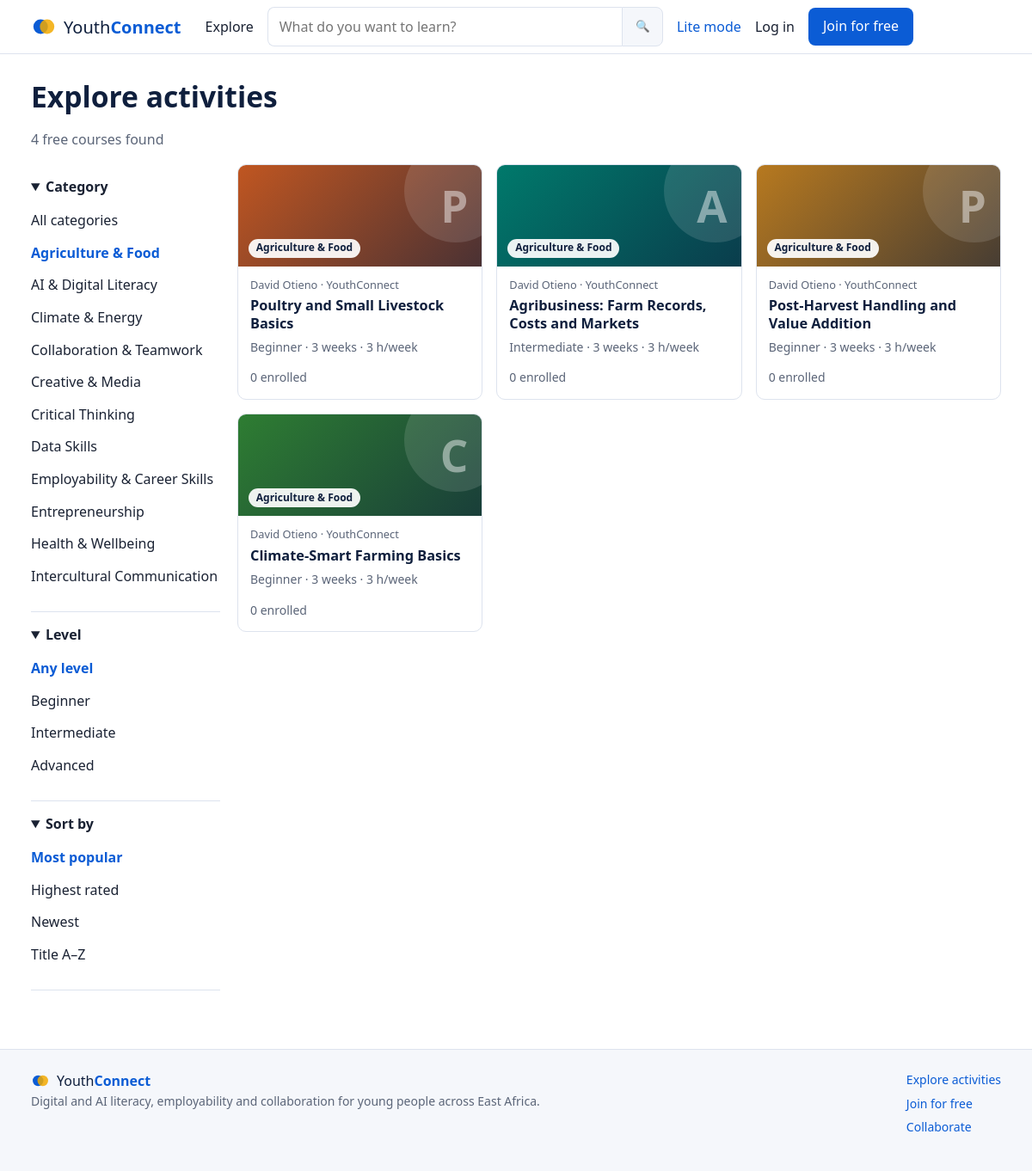
/courses?category=agriculture-food, run on the app's committed database.
### tables this page shows
CREATE TABLE `categories` (
  `id` int(10) unsigned NOT NULL AUTO_INCREMENT,
  `name` varchar(80) NOT NULL,
  `slug` varchar(80) NOT NULL,
  PRIMARY KEY (`id`),
  UNIQUE KEY `slug` (`slug`)
);

CREATE TABLE `courses` (
  `id` int(10) unsigned NOT NULL AUTO_INCREMENT,
  `category_id` int(10) unsigned NOT NULL,
  `owner_id` int(10) unsigned NOT NULL,
  `title` varchar(160) NOT NULL,
  `slug` varchar(180) NOT NULL,
  `summary` varchar(300) NOT NULL,
  `description` text NOT NULL,
  `what_you_learn` text NOT NULL,
  `skills` varchar(300) DEFAULT NULL,
  `level` enum('Beginner','Intermediate','Advanced') NOT NULL DEFAULT 'Beginner',
  `hours_per_week` tinyint(3) unsigned NOT NULL DEFAULT 3,
  `language` varchar(40) NOT NULL DEFAULT 'English',
  `color` varchar(7) NOT NULL DEFAULT '#0b5cd5',
  `has_certificate` tinyint(1) NOT NULL DEFAULT 1,
  `pass_mark` tinyint(3) unsigned NOT NULL DEFAULT 70,
  `status` enum('draft','published','archived') NOT NULL DEFAULT 'draft',
  `created_at` datetime NOT NULL DEFAULT current_timestamp(),
  `updated_at` datetime NOT NULL DEFAULT current_timestamp() ON UPDATE current_timestamp(),
  PRIMARY KEY (`id`),
  UNIQUE KEY `slug` (`slug`),
  KEY `idx_status` (`status`),
  KEY `idx_cat` (`category_id`),
  KEY `fk_course_owner` (`owner_id`),
  FULLTEXT KEY `ft_courses` (`title`,`summary`,`skills`),
  CONSTRAINT `fk_course_cat` FOREIGN KEY (`category_id`) REFERENCES `categories` (`id`),
  CONSTRAINT `fk_course_owner` FOREIGN KEY (`owner_id`) REFERENCES `users` (`id`)
);

CREATE TABLE `users` (
  `id` int(10) unsigned NOT NULL AUTO_INCREMENT,
  `name` varchar(120) NOT NULL,
  `email` varchar(190) NOT NULL,
  `password_hash` varchar(255) NOT NULL,
  `google_id` varchar(40) DEFAULT NULL,
  `role` enum('participant','facilitator','mentor','stakeholder','admin') NOT NULL DEFAULT 'participant',
  `status` enum('active','suspended') NOT NULL DEFAULT 'active',
  `level2_override` tinyint(1) NOT NULL DEFAULT 0,
  `created_at` datetime NOT NULL DEFAULT current_timestamp(),
  `last_login_at` datetime DEFAULT NULL,
  PRIMARY KEY (`id`),
  UNIQUE KEY `email` (`email`),
  UNIQUE KEY `google_id` (`google_id`),
  KEY `idx_role` (`role`)
);

### app/Core/Controller.php (called while the page is built, shortened)
<?php
abstract class Controller
{
    protected function view(string $view, array $data = [], int $status = 200): void
    {
        $data += ['title' => config('app.name')];
        View::render($view, $data);
    }
}

### app/Controllers/CourseController.php (called while the page is built, shortened)
<?php
class CourseController extends Controller
{
    public function index(): void
    {
        $q = trim((string)($_GET['q'] ?? ''));
        $cat = (string)($_GET['category'] ?? '');
        $level = (string)($_GET['level'] ?? '');
        $sort = isset(self::SORTS[$_GET['sort'] ?? '']) ? $_GET['sort'] : 'popular';
        $page = max(1, (int)($_GET['page'] ?? 1));
        $per = 12;
        $where = []; $params = [];
        if ($cat !== '') { $where[] = 'cat.slug = ?'; $params[] = $cat; }
        $w = implode(' AND ', $where);
        $total = Courses::countPublished($w, $params);
        $courses = Courses::cards($w, $params, self::SORTS[$sort], $per, ($page - 1) * $per);
        $categories = DB::all('SELECT * FROM categories ORDER BY name');
        $this->view('courses/index', compact('courses', 'categories', 'q', 'cat', 'level', 'sort', 'page', 'total', 'per') + ['title' => 'Explore activities']);
    }
}

### public/index.php (called while the page is built, shortened)
<?php
require __DIR__ . '/../app/bootstrap.php';
$router = new App\Core\Router();
$router->dispatch();

### app/bootstrap.php (called while the page is built, shortened)
<?php
spl_autoload_register(function (string $class) {
    $prefix = 'App\\';
    $file = BASE_PATH . '/app/' . str_replace('\\', '/', substr($class, strlen($prefix))) . '.php';
});
require BASE_PATH . '/app/helpers.php';

### app/Core/DB.php (called while the page is built, shortened)
<?php
class DB
{
    private static ?PDO $pdo = null;
    public static function pdo(): PDO
    {
        if (self::$pdo === null) {
            $c = config('db');
            $dsn = "mysql:host={$c['host']};port={$c['port']};dbname={$c['name']};charset=utf8mb4";
            $opts = [
                PDO::ATTR_ERRMODE            => PDO::ERRMODE_EXCEPTION,
                PDO::ATTR_DEFAULT_FETCH_MODE => PDO::FETCH_ASSOC,
                PDO::ATTR_EMULATE_PREPARES   => false,
            ];
            self::$pdo = new PDO($dsn, $c['user'], $c['pass'], $opts);
            self::$pdo->exec("SET time_zone = '" . date('P') . "'");
        }
        return self::$pdo;
    }
    public static function all(string $sql, array $p = []): array
    {
        $st = self::pdo()->prepare($sql);
        $st->execute($p);
        return $st->fetchAll();
    }
    public static function val(string $sql, array $p = [])
    {
        $st = self::pdo()->prepare($sql);
        $st->execute($p);
        $r = $st->fetchColumn();
        return $r === false ? null : $r;
    }
}

### app/Services/Courses.php (called while the page is built, shortened)
<?php
class Courses
{
    public static function cards(string $where, array $params, string $order = 'enrolled DESC', int $limit = 12, int $offset = 0): array
    {
        $sql = self::CARD_SQL . 'WHERE c.status = \'published\' ' . ($where ? "AND $where " : '')
             . "ORDER BY $order, c.id DESC LIMIT " . (int)$limit . ' OFFSET ' . (int)$offset;
        return DB::all($sql, $params);
    }
    public static function countPublished(string $where, array $params): int
    {
        return (int)DB::val('SELECT COUNT(*) FROM courses c JOIN categories cat ON cat.id = c.category_id WHERE c.status = \'published\' '
            . ($where ? "AND $where" : ''), $params);
    }
}

### app/helpers.php (called while the page is built, shortened)
<?php
function config(string $key, $default = null)
{
    static $cfg = null;
    if ($cfg === null) $cfg = require BASE_PATH . '/config/config.php';
    $v = $cfg;
    foreach (explode('.', $key) as $part) {
        $v = $v[$part];
    }
    return $v;
}
function e($v): string
{
    return htmlspecialchars((string)$v, ENT_QUOTES | ENT_SUBSTITUTE, 'UTF-8');
}
function base_path(): string
{
    static $b = null;
    if ($b === null) {
        $cfg = config('app.base_path');
        if ($cfg !== null && $cfg !== '') {
            $b = rtrim((string)$cfg, '/');
        } else {
            $dir = str_replace('\\', '/', dirname($_SERVER['SCRIPT_NAME'] ?? '/'));
            $dir = preg_replace('#/public$#', '', $dir);
            $b = rtrim($dir, '/');
        }
    }
    return $b;
}
function url(string $path = ''): string
{
    return base_path() . '/' . ltrim($path, '/');
}
function lite_mode(): bool
{
    $u = Auth::user();
    return ($_SERVER['HTTP_SAVE_DATA'] ?? '') === 'on';
}

### app/Core/Auth.php (called while the page is built, shortened)
<?php
class Auth
{
    private static ?array $user = null;
    private static bool $loaded = false;
    public static function user(): ?array
    {
        if (!self::$loaded) {
            self::$loaded = true;
            $id = $_SESSION['uid'] ?? null;
        }
        return self::$user;
    }
}

### app/Views/courses/index.php (the view, shortened to what this page needs)
<?php
$qs = function (array $over = []) use ($q, $cat, $level, $sort) {
    $p = array_filter(['q' => $q, 'category' => $cat, 'level' => $level, 'sort' => $sort === 'popular' ? '' : $sort], 'strlen');
    foreach ($over as $k => $v) { if ($v === '' || $v === null) unset($p[$k]); else $p[$k] = $v; }
    return url('courses') . ($p ? '?' . http_build_query($p) : '');
};
?>
<section class="container section">
  <h1><?= $q !== '' ? 'Results for "' . e($q) . '"' : 'Explore activities' ?></h1>
  <p class="muted"><?= number_format($total) ?> free course<?= $total == 1 ? '' : 's' ?> found</p>
  <div class="layout-filter">
    <aside class="filters" aria-label="Filters">
      <details open>
        <summary>Category</summary>
        <ul class="plain">
          <li><a class="<?= $cat === '' ? 'on' : '' ?>" href="<?= e($qs(['category' => '', 'page' => ''])) ?>">All categories</a></li>
          <?php foreach ($categories as $c): ?><li><a class="<?= $cat === $c['slug'] ? 'on' : '' ?>" href="<?= e($qs(['category' => $c['slug']])) ?>"><?= e($c['name']) ?></a></li><?php endforeach; ?>
        </ul>
      </details>
      <details open>
        <summary>Level</summary>
        <ul class="plain">
          <li><a class="<?= $level === '' ? 'on' : '' ?>" href="<?= e($qs(['level' => ''])) ?>">Any level</a></li>
          <?php foreach (['Beginner', 'Intermediate', 'Advanced'] as $l): ?><li><a class="<?= $level === $l ? 'on' : '' ?>" href="<?= e($qs(['level' => $l])) ?>"><?= e($l) ?></a></li><?php endforeach; ?>
        </ul>
      </details>
      <details open>
        <summary>Sort by</summary>
        <ul class="plain">
          <?php foreach (['popular' => 'Most popular', 'rating' => 'Highest rated', 'newest' => 'Newest', 'title' => 'Title A–Z'] as $k => $label): ?>
            <li><a class="<?= $sort === $k ? 'on' : '' ?>" href="<?= e($qs(['sort' => $k === 'popular' ? '' : $k])) ?>"><?= e($label) ?></a></li>
          <?php endforeach; ?>
        </ul>
      </details>
    </aside>
    <div>
      <?php if (!$courses): ?>
        <div class="empty">
          <h2>No courses match your search</h2>
          <p class="muted">Try a shorter search word, or clear the filters to see everything.</p>
          <a class="btn btn-primary" href="<?= e(url('courses')) ?>">Clear filters</a>
        </div>
      <?php else: ?>
        <div class="grid grid-3">
          <?php foreach ($courses as $c): ?><?php include BASE_PATH . '/app/Views/partials/course_card.php'; ?><?php endforeach; ?>
        </div>
      <?php endif; ?>
    </div>
  </div>
</section>

### app/Views/partials/course_card.php (shortened to what this page needs)
<article class="course-card">
  <a class="card-link" href="<?= e(url('course/' . $c['slug'])) ?>">
    <div class="thumb" style="--c:<?= e($c['color']) ?>"<?= lite_mode() ? ' data-lite' : '' ?>>
      <span class="thumb-cat"><?= e($c['category']) ?></span>
      <span class="thumb-letter" aria-hidden="true"><?= e(mb_strtoupper(mb_substr($c['title'], 0, 1))) ?></span>
    </div>
    <div class="card-body">
      <p class="provider"><?= e($c['owner']) ?> · YouthConnect</p>
      <h3><?= e($c['title']) ?></h3>
      <p class="muted small"><?= e($c['level']) ?> · <?= (int)$c['weeks'] ?> week<?= $c['weeks'] == 1 ? '' : 's' ?> · <?= (int)$c['hours_per_week'] ?> h/week</p>
      <p class="rating small">
        <span class="muted"><?= number_format((int)$c['enrolled']) ?> enrolled</span>
      </p>
    </div>
  </a>
</article>

### app/Core/Router.php (shortened to what this page needs)
<?php
class Router
{
    private array $routes = [];
    private function add(string $method, string $pattern, array $handler, array $mw): void
    {
        $regex = preg_replace_callback('#\{(\w+)\}#', function ($m) {
            return $m[1] === 'id' || substr($m[1], -2) === 'Id' ? '(?P<' . $m[1] . '>\d+)' : '(?P<' . $m[1] . '>[A-Za-z0-9_-]+)';
        }, $pattern);
        $this->routes[] = [$method, '#^' . $regex . '$#', $handler, $mw];
    }
    public function dispatch(): void
    {
        $path = Request::path();
        foreach ($this->routes as [$m, $regex, $handler, $mw]) {
            if (!preg_match($regex, $path, $matches)) continue;
            $params = array_filter($matches, 'is_string', ARRAY_FILTER_USE_KEY);
            [$class, $action] = $handler;
            $controller = new $class();
            $controller->$action(...array_values($params));
            return;
        }
    }
}

### public/assets/css/app.css (style rules this page uses)
:root { --primary:#0b5cd5;--primary-dark:#0847a6;--primary-soft:#e8f0fd;--navy:#0f1f3d;--accent:#f2a900;--green:#1f8a4c;--green-soft:#e5f5ec; --warn:#9a6700;--warn-soft:#fff4d6;--danger:#c0362c;--danger-soft:#fdeceb; --text:#1a2233;--muted:#5b6578;--border:#dde3ee;--bg:#fff;--soft:#f5f7fb;--radius:10px; --shadow:0 1px 2px rgba(15,31,61,.06),0 4px 14px rgba(15,31,61,.06); --font:system-ui,-apple-system,"Segoe UI",Roboto,"Helvetica Neue",Arial,sans-serif; }
* { box-sizing:border-box }
html { -webkit-text-size-adjust:100% }
body { margin:0;font-family:var(--font);color:var(--text);background:var(--bg);line-height:1.55;font-size:16px }
a { color:var(--primary);text-decoration:none }
h1,h2,h3 { line-height:1.25;margin:0 0 .5em;color:var(--navy) }
h1 { font-size:1.75rem }
h3 { font-size:1.05rem }
p { margin:0 0 1em }
ul,ol { padding-left:1.3em }
.plain { list-style:none;padding:0;margin:0 0 1em }
.plain li { margin:.3em 0 }
.container { width:100%;max-width:1160px;margin:0 auto;padding:0 16px }
.section { padding-top:28px;padding-bottom:28px }
.muted { color:var(--muted) }
.small { font-size:.875rem }
.grid { display:grid;gap:16px;grid-template-columns:1fr }
.course-card { border:1px solid var(--border);border-radius:var(--radius);background:#fff;overflow:hidden;transition:box-shadow .15s }
.card-link { display:block;color:var(--text);height:100% }
.thumb { height:118px;position:relative;background:linear-gradient(135deg,var(--c,#0b5cd5),#0f1f3d 150%);overflow:hidden }
.thumb::after { content:"";position:absolute;right:-30px;top:-30px;width:120px;height:120px;border-radius:50%;background:rgba(255,255,255,.12) }
.thumb-cat { position:absolute;left:12px;bottom:10px;background:rgba(255,255,255,.92);color:var(--navy);padding:.1rem .55rem;border-radius:99px;font-size:.75rem;font-weight:700;z-index:1 }
.thumb-letter { position:absolute;right:16px;top:8px;font-size:3.2rem;font-weight:800;color:rgba(255,255,255,.45);z-index:1 }
.card-body { padding:12px 14px 14px }
.card-body h3 { margin:.1em 0 .4em;font-size:1.02rem }
.provider { font-size:.8rem;color:var(--muted);margin:0 0 4px }
.rating { margin:.4em 0 0 }
.layout-filter { display:grid;gap:20px }
.filters details { border-bottom:1px solid var(--border);padding:8px 0 }
.filters summary { font-weight:700;cursor:pointer;padding:6px 0 }
.filters a { display:block;padding:4px 0;color:var(--text) }
.filters a.on { color:var(--primary);font-weight:700 }
details>summary { cursor:pointer }
@media (min-width:640px) { .grid-3 { grid-template-columns:repeat(2,1fr) } }
@media (min-width:900px) { h1 { font-size:2.1rem } }
@media (min-width:900px) { .grid-3 { grid-template-columns:repeat(3,1fr) } }
@media (min-width:900px) { .layout-filter { grid-template-columns:220px 1fr } }
.course-card,.enrol-card,.badge-card,.cert-mini { transition:transform .25s cubic-bezier(.2,.8,.2,1),box-shadow .25s ease,border-color .25s ease }
.thumb { overflow:hidden }
.thumb-letter { transition:transform .45s cubic-bezier(.2,.8,.2,1) }

### data on the page
categories: name "Agriculture & Food"
categories: name "AI & Digital Literacy"
categories: name "Climate & Energy"
categories: name "Collaboration & Teamwork"
categories: name "Creative & Media"
categories: name "Critical Thinking"
categories: name "Data Skills"
categories: name "Employability & Career Skills"
categories: name "Entrepreneurship"
categories: name "Health & Wellbeing"
categories: name "Intercultural Communication"
courses: category.name "Agriculture & Food", title "P", owner.name "David Otieno", title "Poultry and Small Livestock Basics", level "Beginner", weeks "3", hours_per_week "3", enrolled "0"
courses: category.name "Agriculture & Food", title "A", owner.name "David Otieno", title "Agribusiness: Farm Records, Costs and Markets", level "Intermediate", weeks "3", hours_per_week "3", enrolled "0"
courses: category.name "Agriculture & Food", title "P", owner.name "David Otieno", title "Post-Harvest Handling and Value Addition", level "Beginner", weeks "3", hours_per_week "3", enrolled "0"
courses: category.name "Agriculture & Food", title "C", owner.name "David Otieno", title "Climate-Smart Farming Basics", level "Beginner", weeks "3", hours_per_week "3", enrolled "0"

### other printed values
$total "4"
$l "Beginner"
$l "Intermediate"
$l "Advanced"
$label "Most popular"
$label "Highest rated"
$label "Newest"
$label "Title A–Z"
